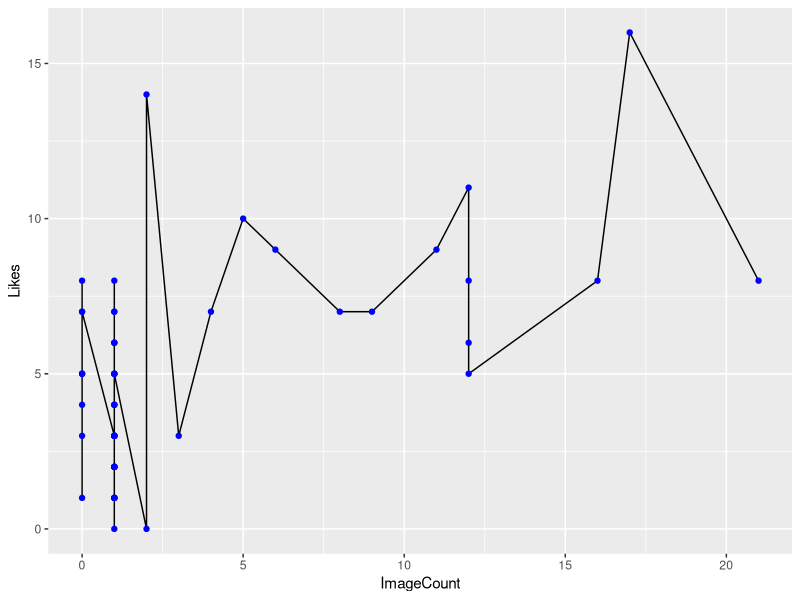
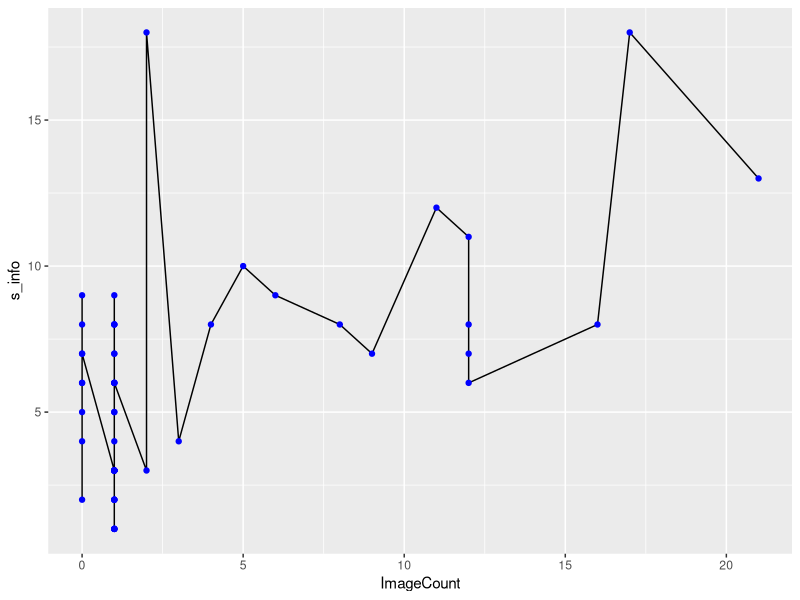
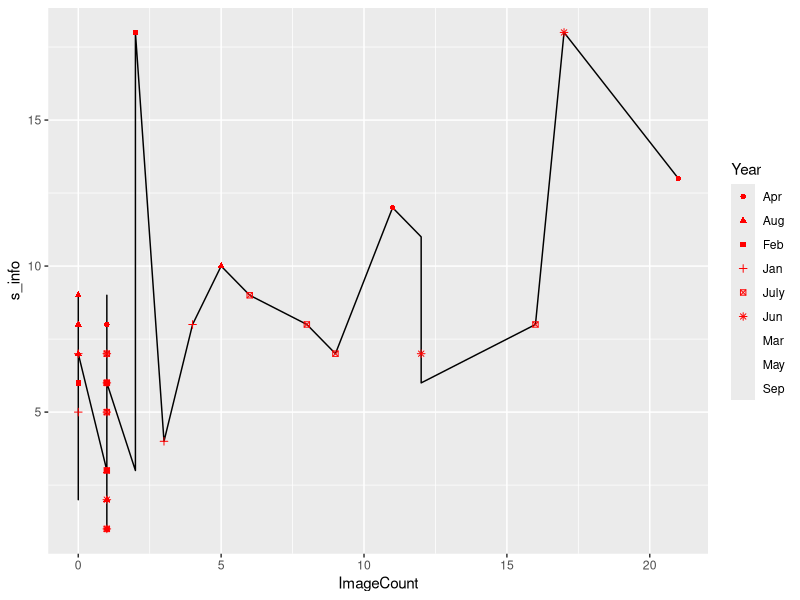
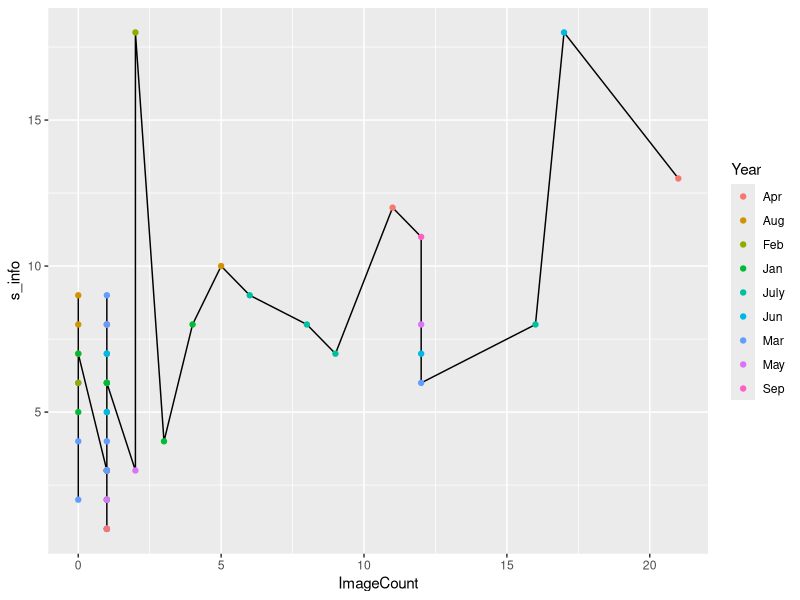

Write R code to recreate these figures, in order.
#Load Packages
install.packages('ggplot2')
library(ggplot2)


setwd('//Users/nirupamaprv/Documents/nimmu/')
getwd()

#Read Blog details from csv
blogInfo <- read.csv('WPCount.csv')
View(blogInfo)

#Make graph of Images vs Likes
ggplot(data = blogInfo)+
  geom_line(mapping = aes(x = ImageCount, y = Likes))+
  geom_point(mapping = aes(x = ImageCount, y = Likes), color = 'blue')

#calculate social proof as #Likes+ #Comments
img <- blogInfo$ImageCount
blogInfo$social <- blogInfo$Likes + blogInfo$Comments
s_info <- blogInfo$social

#compute correlation between image count and social proof
cor.test(img, s_info)
cor.test(img, s_info, method = 'kendall')
cor.test(img, s_info, mmethod = 'spearman')
cor.test(img, s_info, method = 'pearson')

#plot image count vs social proof
ggplot(data = blogInfo)+
  geom_line(mapping = aes(x = ImageCount, y = s_info))+
  geom_point(mapping = aes(x = ImageCount, y = s_info), color = 'blue')

#use shape attribute for monthwise depiction
ggplot(data = blogInfo)+
  geom_line(mapping = aes(x = ImageCount, y = s_info))+
  geom_point(mapping = aes(x = ImageCount, y = s_info, shape = Year), color = 'red')


#use color attribute for monthwise depiction
ggplot(data = blogInfo)+
  geom_line(mapping = aes(x = ImageCount, y = s_info))+
  geom_point(mapping = aes(x = ImageCount, y = s_info, color = Year))
